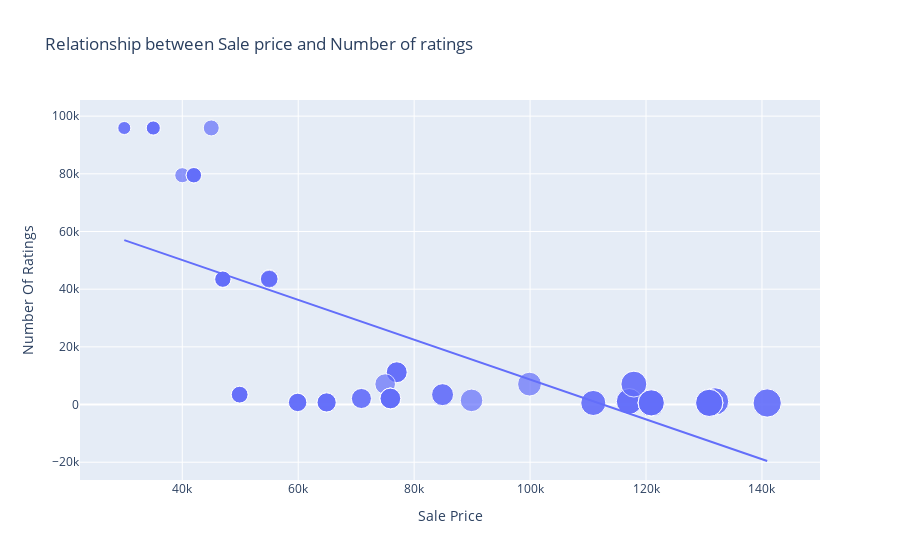

Notebook cell for this chart:
### Code cell
figure=px.scatter(Apple_data, x='Sale Price', y='Number Of Ratings', size='Sale Price', trendline='ols', title='Relationship between Sale price and Number of ratings')
figure.show()
# Outcome: As sale price increases number of rating decreases
